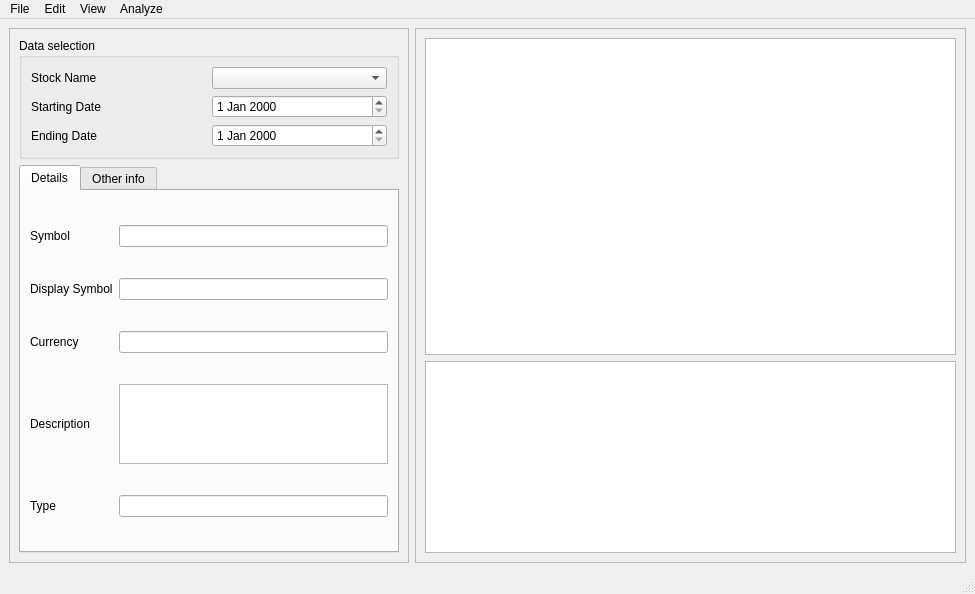
<?xml version="1.0" encoding="UTF-8"?>
<ui version="4.0">
 <class>MainWindow</class>
 <widget class="QMainWindow" name="MainWindow">
  <property name="geometry">
   <rect>
    <x>0</x>
    <y>0</y>
    <width>975</width>
    <height>594</height>
   </rect>
  </property>
  <property name="windowTitle">
   <string>MainWindow</string>
  </property>
  <widget class="QWidget" name="centralwidget">
   <layout class="QGridLayout" name="gridLayout_2">
    <item row="0" column="1">
     <widget class="QFrame" name="frame_2">
      <property name="sizePolicy">
       <sizepolicy hsizetype="Expanding" vsizetype="Expanding">
        <horstretch>0</horstretch>
        <verstretch>0</verstretch>
       </sizepolicy>
      </property>
      <property name="frameShape">
       <enum>QFrame::StyledPanel</enum>
      </property>
      <property name="frameShadow">
       <enum>QFrame::Raised</enum>
      </property>
      <layout class="QVBoxLayout" name="verticalLayout_2">
       <item>
        <widget class="QGraphicsView" name="graphicsView"/>
       </item>
       <item>
        <widget class="QPlainTextEdit" name="plainTextEdit">
         <property name="sizePolicy">
          <sizepolicy hsizetype="Expanding" vsizetype="Fixed">
           <horstretch>0</horstretch>
           <verstretch>0</verstretch>
          </sizepolicy>
         </property>
        </widget>
       </item>
      </layout>
     </widget>
    </item>
    <item row="0" column="0">
     <widget class="QFrame" name="frame">
      <property name="sizePolicy">
       <sizepolicy hsizetype="Fixed" vsizetype="Expanding">
        <horstretch>0</horstretch>
        <verstretch>0</verstretch>
       </sizepolicy>
      </property>
      <property name="minimumSize">
       <size>
        <width>400</width>
        <height>0</height>
       </size>
      </property>
      <property name="frameShape">
       <enum>QFrame::StyledPanel</enum>
      </property>
      <property name="frameShadow">
       <enum>QFrame::Raised</enum>
      </property>
      <layout class="QVBoxLayout" name="verticalLayout">
       <item>
        <widget class="QGroupBox" name="groupBox">
         <property name="title">
          <string>Data selection</string>
         </property>
         <layout class="QGridLayout" name="gridLayout">
          <item row="2" column="1">
           <widget class="QDateEdit" name="cb_final_date"/>
          </item>
          <item row="2" column="0">
           <widget class="QLabel" name="label_3">
            <property name="text">
             <string>Ending Date</string>
            </property>
           </widget>
          </item>
          <item row="1" column="0">
           <widget class="QLabel" name="label_2">
            <property name="text">
             <string>Starting Date</string>
            </property>
           </widget>
          </item>
          <item row="0" column="0">
           <widget class="QLabel" name="label">
            <property name="text">
             <string>Stock Name</string>
            </property>
           </widget>
          </item>
          <item row="0" column="1">
           <widget class="QComboBox" name="CB_stockName"/>
          </item>
          <item row="1" column="1">
           <widget class="QDateEdit" name="cb_initial_date"/>
          </item>
         </layout>
        </widget>
       </item>
       <item>
        <widget class="QTabWidget" name="tabWidget">
         <property name="minimumSize">
          <size>
           <width>0</width>
           <height>200</height>
          </size>
         </property>
         <property name="currentIndex">
          <number>0</number>
         </property>
         <widget class="QWidget" name="tab">
          <attribute name="title">
           <string>Details</string>
          </attribute>
          <layout class="QGridLayout" name="gridLayout_3">
           <item row="0" column="0">
            <widget class="QLabel" name="label_8">
             <property name="text">
              <string>Symbol</string>
             </property>
            </widget>
           </item>
           <item row="0" column="1">
            <widget class="QLineEdit" name="LE_symbol"/>
           </item>
           <item row="1" column="0">
            <widget class="QLabel" name="label_4">
             <property name="text">
              <string>Display Symbol</string>
             </property>
            </widget>
           </item>
           <item row="1" column="1">
            <widget class="QLineEdit" name="LE_displaysymbol"/>
           </item>
           <item row="2" column="0">
            <widget class="QLabel" name="label_5">
             <property name="text">
              <string>Currency</string>
             </property>
            </widget>
           </item>
           <item row="2" column="1">
            <widget class="QLineEdit" name="LE_currency"/>
           </item>
           <item row="3" column="0">
            <widget class="QLabel" name="label_6">
             <property name="text">
              <string>Description</string>
             </property>
            </widget>
           </item>
           <item row="3" column="1">
            <widget class="QTextEdit" name="LE_description">
             <property name="maximumSize">
              <size>
               <width>16777215</width>
               <height>80</height>
              </size>
             </property>
            </widget>
           </item>
           <item row="4" column="0">
            <widget class="QLabel" name="label_7">
             <property name="text">
              <string>Type</string>
             </property>
            </widget>
           </item>
           <item row="4" column="1">
            <widget class="QLineEdit" name="LE_type"/>
           </item>
          </layout>
         </widget>
         <widget class="QWidget" name="tab_2">
          <attribute name="title">
           <string>Other info</string>
          </attribute>
         </widget>
        </widget>
       </item>
      </layout>
     </widget>
    </item>
   </layout>
  </widget>
  <widget class="QMenuBar" name="menubar">
   <property name="geometry">
    <rect>
     <x>0</x>
     <y>0</y>
     <width>975</width>
     <height>25</height>
    </rect>
   </property>
   <widget class="QMenu" name="menuFile">
    <property name="title">
     <string>File</string>
    </property>
   </widget>
   <widget class="QMenu" name="menuEdit">
    <property name="title">
     <string>Edit</string>
    </property>
   </widget>
   <widget class="QMenu" name="menuView">
    <property name="title">
     <string>View</string>
    </property>
   </widget>
   <widget class="QMenu" name="menuAnalyze">
    <property name="title">
     <string>Analyze</string>
    </property>
   </widget>
   <addaction name="menuFile"/>
   <addaction name="menuEdit"/>
   <addaction name="menuView"/>
   <addaction name="menuAnalyze"/>
  </widget>
  <widget class="QStatusBar" name="statusbar"/>
 </widget>
 <resources/>
 <connections/>
</ui>
